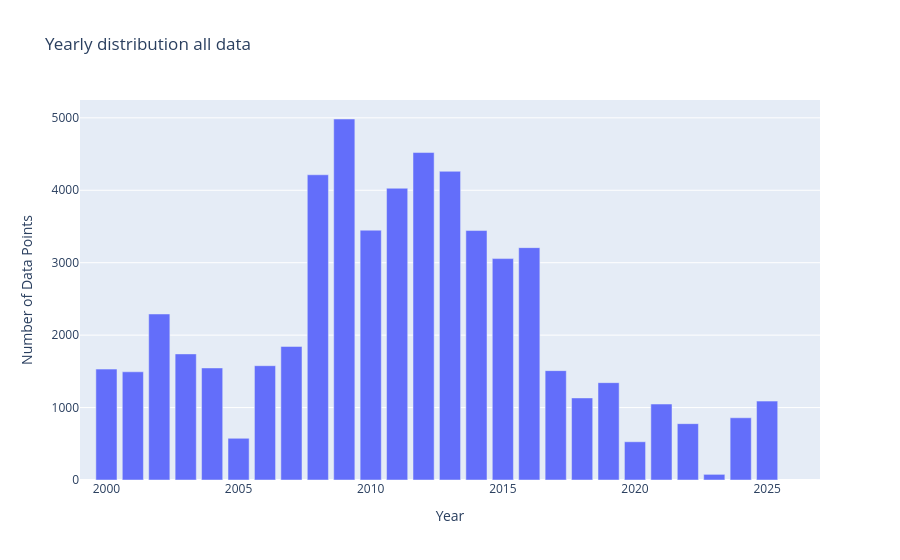

Source (notebook cell):
### Code cell
year_test=seamap.copy()
year_test['date'] = pd.to_datetime(year_test['datetime'])
year_test['year'] = year_test['date'].dt.year
grouped = year_test.groupby(['year']).size().reset_index(name='DataPoints')

# Create bar chart
fig = px.bar(grouped,x='year', y='DataPoints', title='Yearly distribution all data',
             labels={'year': 'Year', 'DataPoints': 'Number of Data Points', 'metadata': 'Metadata'},)
fig.update_xaxes(range=[1999,2027])
fig.update_layout(barmode='stack')  # ensures stacking
fig.show()

### Figure 1 — Plotly figure (JSON) as saved in the notebook; plotly's stock layout.template omitted (floating-point values rounded to 4 significant figures)
{"data": [{"hovertemplate": "Year=%{x}<br>Number of Data Points=%{y}<extra></extra>", "legendgroup": "", "marker": {"color": "#636efa", "pattern": {"shape": ""}}, "name": "", "orientation": "v", "showlegend": false, "textposition": "auto", "type": "bar", "x": [2000, 2001, 2002, 2003, 2004, 2005, 2006, 2007, 2008, 2009, 2010, 2011, 2012, 2013, 2014, 2015, 2016, 2017, 2018, 2019, 2020, 2021, 2022, 2023, 2024, 2025], "xaxis": "x", "y": [1531, 1494, 2292, 1741, 1547, 576, 1578, 1844, 4214, 4984, 3449, 4028, 4521, 4262, 3444, 3057, 3208, 1510, 1133, 1344, 528, 1049, 778, 78, 859, 1089], "yaxis": "y"}], "layout": {"autosize": true, "barmode": "stack", "legend": {"tracegroupgap": 0}, "title": {"text": "Yearly distribution all data"}, "xaxis": {"anchor": "y", "domain": [0, 1], "range": [1999, 2027], "title": {"text": "Year"}, "type": "linear"}, "yaxis": {"anchor": "x", "autorange": true, "domain": [0, 1], "range": [0, 5246.0], "title": {"text": "Number of Data Points"}, "type": "linear"}}}
